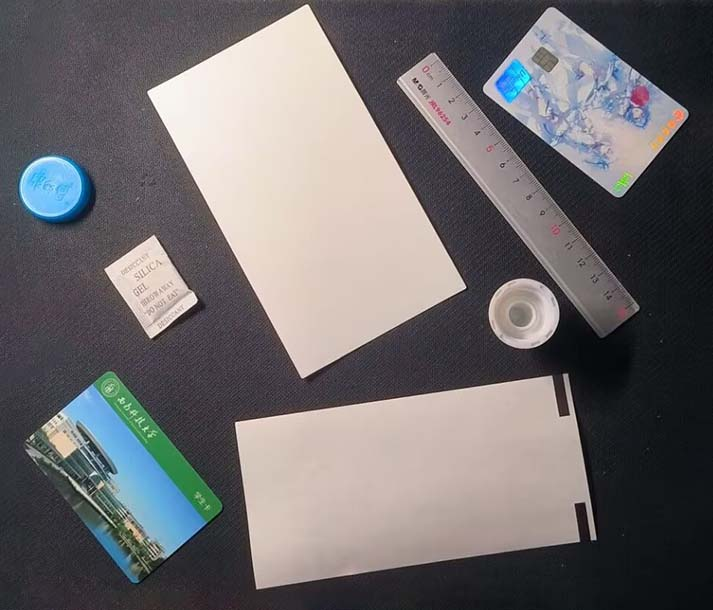
#> input picture Python/23.12.29 OpenCV测量物体间的距离/image3.jpg, 713 x 610 px
$ python main.py   (older library calls are emulated)
#> lines starting #> are read from the running program, lines starting #| are printed output that depends on the picture; after the words box and inside, x2 and y2 are one past the last pixel; in counts of white or black regions, pixels touching at a corner belong together
from scipy.spatial import distance as dist
from imutils import perspective
from imutils import contours
import numpy as np
import argparse
import imutils
import cv2

# 计算中心点函数
def midpoint(ptA, ptB):
    return ((ptA[0] + ptB[0]) * 0.5, (ptA[1] + ptB[1]) * 0.5)

# 读取图片
image = cv2.imread('image3.jpg')
#> image is the input picture: shape (610, 713, 3); mean B, G, R 108.6, 106.8, 110
# 执行灰度变换
gray = cv2.cvtColor(image, cv2.COLOR_BGR2GRAY)
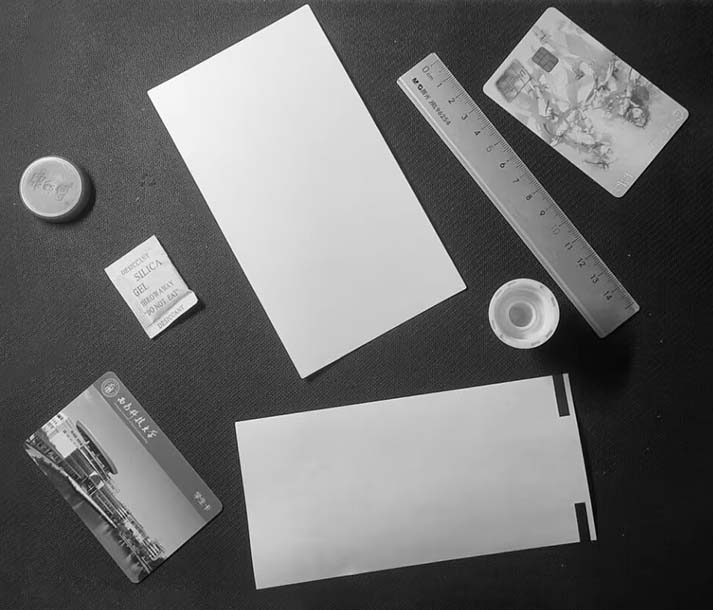
#> gray: shape (610, 713); min 0, max 254, mean 108
# 执行高斯滤波
gray = cv2.GaussianBlur(gray, (7, 7), 0)

# 执行Canny边缘检测
edged = cv2.Canny(gray, 50, 100)
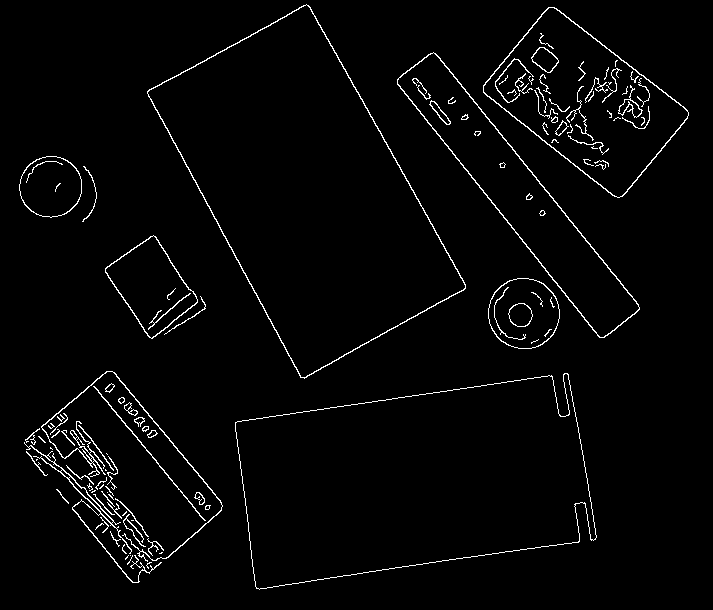
#> edged: shape (610, 713); 2.5% white in thin lines or dots
# 执行腐蚀和膨胀后处理
edged = cv2.dilate(edged, None, iterations=1)
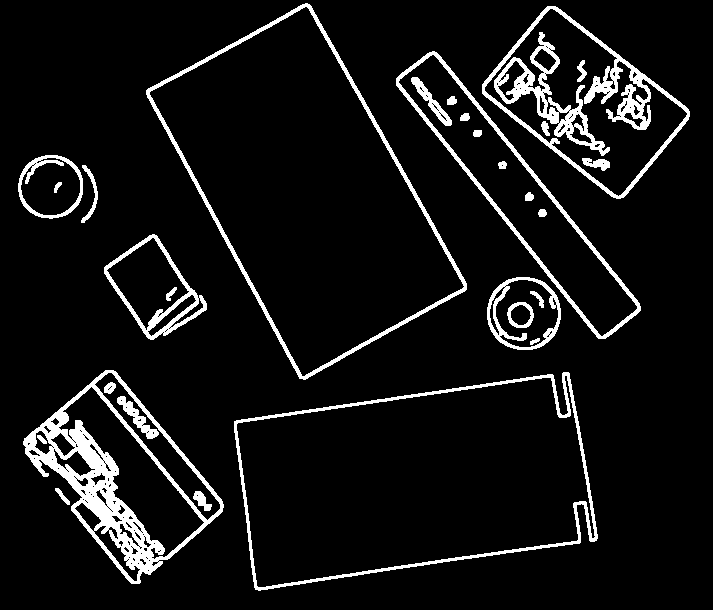
#> edged: shape (610, 713); 7.7% white; 30 white regions, largest, box (x1, y1, x2, y2) and area: (23, 370, 224, 584) 8585, (146, 3, 467, 380) 4139, (482, 6, 690, 199) 4093
edged = cv2.erode(edged, None, iterations=1)
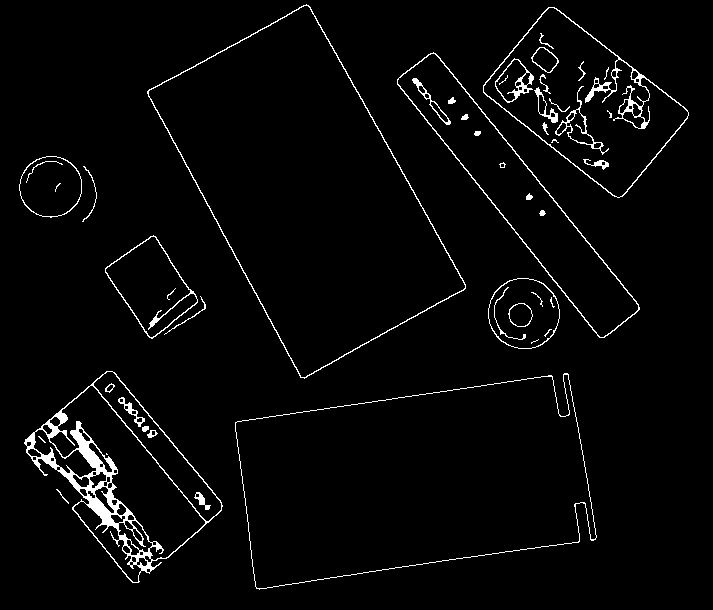
#> edged: shape (610, 713); 3% white in thin lines or dots

# 在边缘映射中寻找轮廓
cnts = cv2.findContours(edged.copy(), cv2.RETR_EXTERNAL, cv2.CHAIN_APPROX_SIMPLE)
#> cnts = 11 contours, 2 with area under 20; largest, box (x1, y1, x2, y2) and area: (147, 4, 466, 379) 60826, (235, 373, 597, 590) 56440, (24, 371, 223, 583) 20642, (483, 7, 689, 198) 19994, (397, 52, 640, 338) 16596
cnts = imutils.grab_contours(cnts)

# 对轮廓点进行排序
(cnts, _) = contours.sort_contours(cnts)
# 设置显示颜色
colors = ((0, 0, 255), (240, 0, 159), (0, 165, 255), (255, 255, 0), (255, 0, 255))
refObj = None

# 循环遍历每一个轮廓点
for c in cnts:
    # 过滤点太小的轮廓点
    if cv2.contourArea(c) < 100:
        continue

    # 计算最小的外接矩形
    box = cv2.minAreaRect(c)
    box = cv2.cv.BoxPoints(box) if imutils.is_cv2() else cv2.boxPoints(box)
    box = np.array(box, dtype="int")

    # 对轮廓点进行排序
    box = perspective.order_points(box)

    # 计算BB的中心点
    cX = np.average(box[:, 0])
    cY = np.average(box[:, 1])

    if refObj is None:
        # 获取4个坐标点并计算中心点坐标
        (tl, tr, br, bl) = box
        (tlblX, tlblY) = midpoint(tl, bl)
        (trbrX, trbrY) = midpoint(tr, br)

        # 计算中心点之间的欧式距离
        D = dist.euclidean((tlblX, tlblY), (trbrX, trbrY))
        # 获取计算结果
        refObj = (box, (cX, cY), D / 30)
        continue

    # 绘制轮廓
    orig = image.copy()
    cv2.drawContours(orig, [box.astype("int")], -1, (0, 255, 0), 2)
    cv2.drawContours(orig, [refObj[0].astype("int")], -1, (0, 255, 0), 2)

    # 进行坐标堆叠
    refCoords = np.vstack([refObj[0], refObj[1]])
    objCoords = np.vstack([box, (cX, cY)])

    # 遍历所有的坐标点
    for ((xA, yA), (xB, yB), color) in zip(refCoords, objCoords, colors):
        # 绘制点并连接为直线
        cv2.circle(orig, (int(xA), int(yA)), 5, color, -1)
        cv2.circle(orig, (int(xB), int(yB)), 5, color, -1)
        cv2.line(orig, (int(xA), int(yA)), (int(xB), int(yB)), color, 2)

        # 计算坐标之间的欧式距离并及进行距离转换
        D = dist.euclidean((xA, yA), (xB, yB)) / refObj[2]
        (mX, mY) = midpoint((xA, yA), (xB, yB))
        cv2.putText(orig, "{:.1f}mm".format(D), (int(mX), int(mY - 10)), cv2.FONT_HERSHEY_SIMPLEX, 0.55, color, 2)

    # 显示结果
    cv2.imshow("Image", orig)
    cv2.waitKey(0)
#> this loop made 11 passes
#> (cX, cY, tl, tr, br, bl, tlblX, tlblY) on pass 1: (50, 186.5, [19, 156], [81, 156], [81, 217], [19, 217], 19, 186.5)
#> (box, cX, cY) on passes 2, 5, 6, 8, 9, 10: ([[110, 367], [227, 508], [133, 585], [16, 444]], 121.5, 476), ([[101, 269], [153, 233], [201, 303], [149, 339]], 151, 286), ([[144, 91], [310, 0], [467, 288], [301, 379]], 305.5, 189.5), ([[230, 421], [572, 371], [596, 539], [255, 589]], 413.2, 480), ([[433, 48], [641, 307], [601, 340], [393, 80]], 517, 193.8), ([[549, 0], [691, 112], [620, 202], [478, 89]], 584.5, 100.8)
#> pass 2, `cv2.imshow("Image", orig)`:
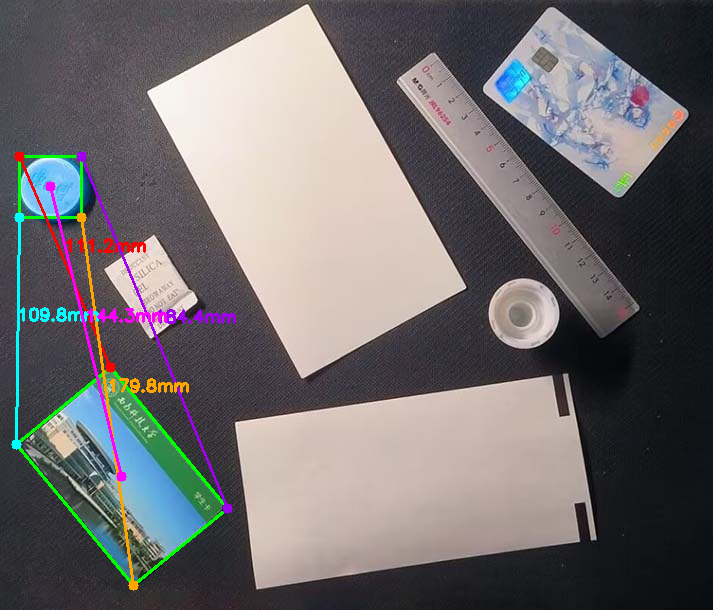
#> window 'Image': shape (610, 713, 3); mean B, G, R 109, 107.7, 111.3
#> after the loop:
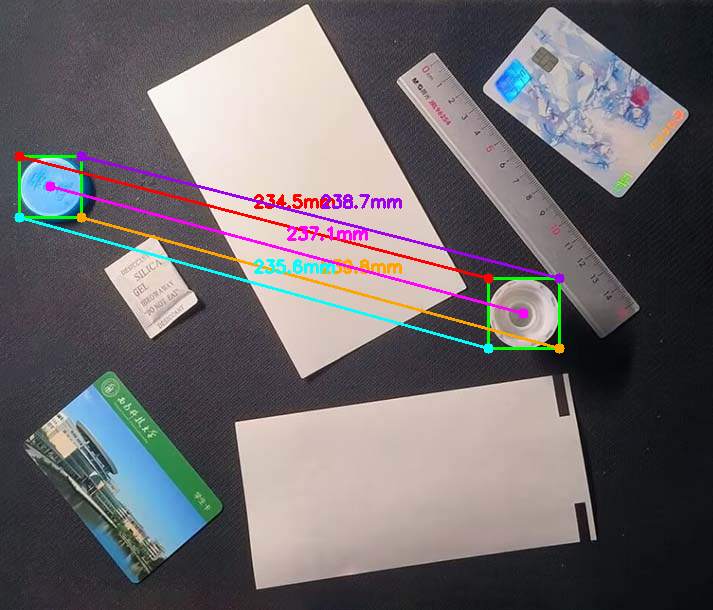
#> orig: shape (610, 713, 3); mean B, G, R 108.4, 105.7, 110.2
#> after the loop, tlblX = 19; tlblY = 186.5; trbrX = 81; trbrY = 186.5

$ run again, with Python/23.12.29 OpenCV测量物体间的距离/image0.jpg copied over Python/23.12.29 OpenCV测量物体间的距离/image3.jpg
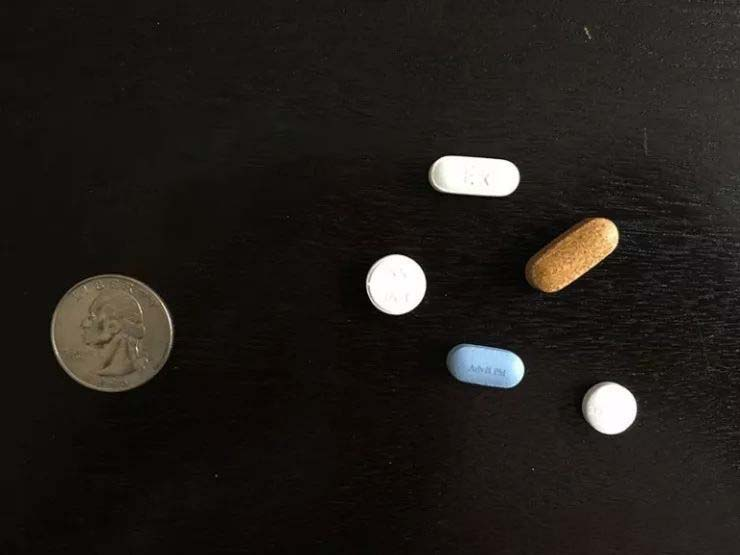
#> input picture Python/23.12.29 OpenCV测量物体间的距离/image0.jpg, 740 x 555 px
#> image is the input picture: shape (555, 740, 3); mean B, G, R 25.5, 29.5, 34
#> `edged = cv2.dilate(edged, None, iterations=1)`:
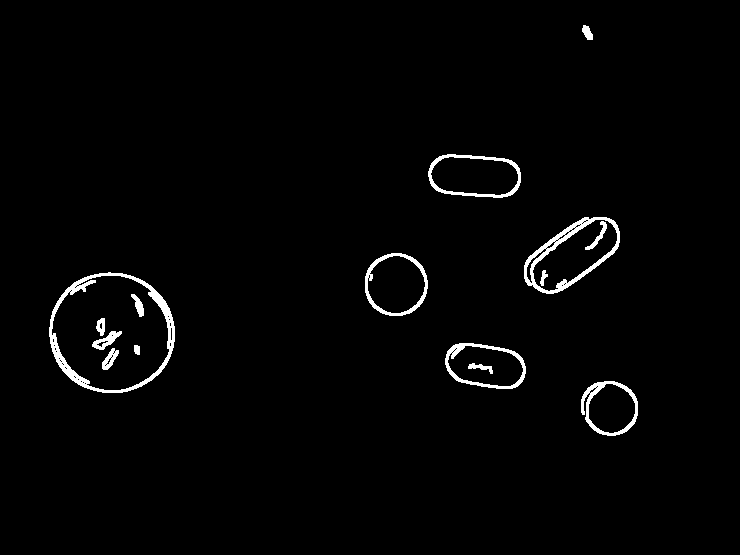
#> edged: shape (555, 740); 1.8% white; 15 white regions, largest, box (x1, y1, x2, y2) and area: (49, 272, 175, 393) 1990, (524, 217, 620, 294) 1406, (445, 343, 526, 389) 770
#> cnts = 8 contours; box (x1, y1, x2, y2) and area: (50, 273, 174, 392) 11372, (531, 218, 619, 293) 3580, (429, 155, 520, 197) 3032, (366, 254, 427, 315) 2845, (446, 344, 525, 388) 2626, (582, 382, 637, 435) 2027, (583, 26, 592, 39) 44, (525, 218, 588, 285) 43
#> the loop `for c in cnts:` made 8 passes
#> (cX, cY, tl, tr, br, bl, tlblX, tlblY) on pass 1: (111.5, 332, [50, 273], [173, 273], [173, 391], [50, 391], 50, 332)
#> after the loop `for c in cnts:`:
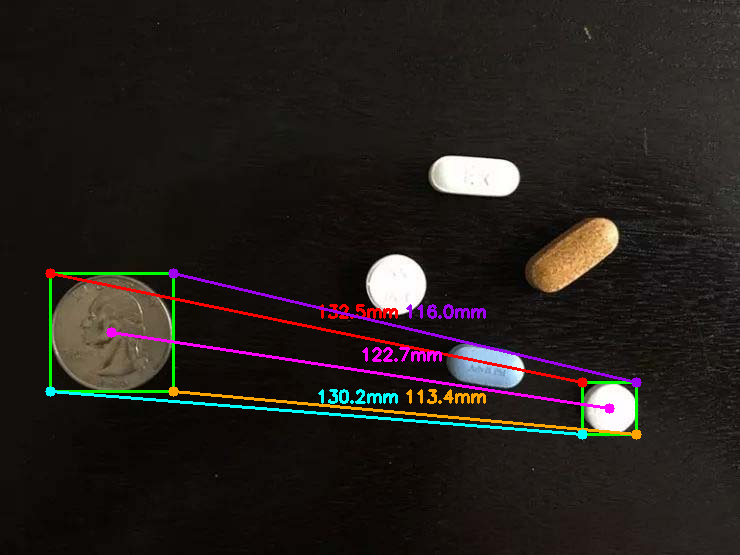
#> orig: shape (555, 740, 3); mean B, G, R 28.6, 31.9, 37.7
#> after the loop `for c in cnts:`: tlblX = 50; tlblY = 332; trbrX = 173; trbrY = 332

$ run again, with Python/23.12.29 OpenCV测量物体间的距离/image1.jpg copied over Python/23.12.29 OpenCV测量物体间的距离/image3.jpg
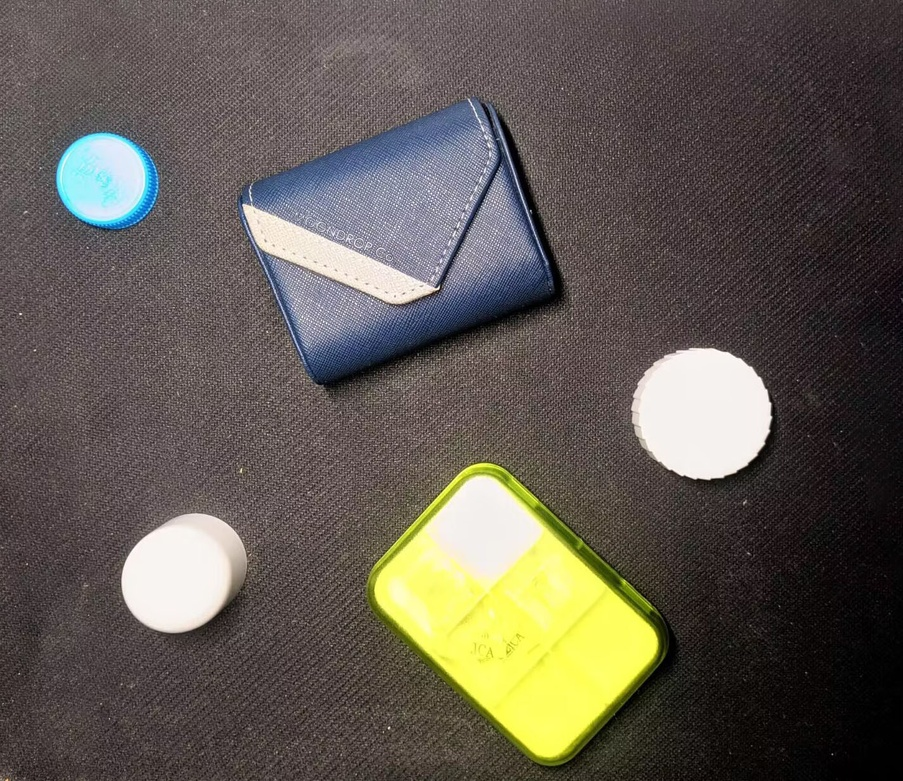
#> input picture Python/23.12.29 OpenCV测量物体间的距离/image1.jpg, 903 x 781 px, shrunk from 1421 x 1229 before the run
#> image is the input picture: shape (781, 903, 3); mean B, G, R 82.1, 90.5, 97
#> `edged = cv2.erode(edged, None, iterations=1)`:
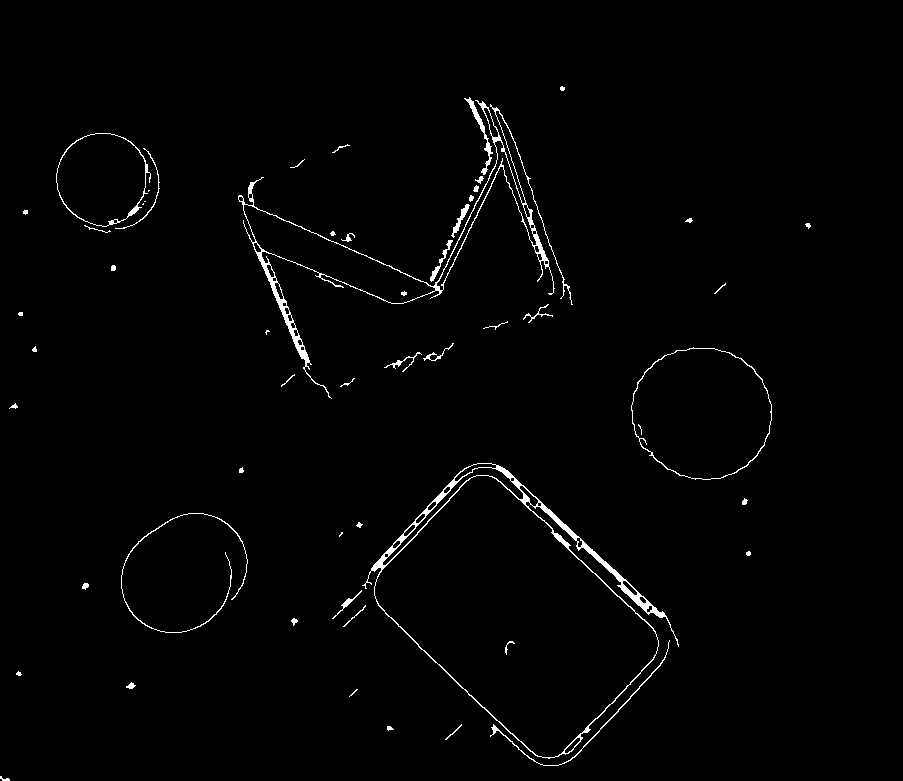
#> edged: shape (781, 903); 1.4% white in thin lines or dots, all inside (x1, y1, x2, y2) = (0, 86, 811, 781)
#> cnts = 52 contours, 33 with area under 20; largest, box (x1, y1, x2, y2) and area: (362, 463, 679, 759) 47904, (631, 347, 772, 480) 14409, (238, 100, 573, 399) 9481, (56, 133, 151, 227) 6572, (464, 97, 493, 175) 236
#> the loop `for c in cnts:` made 52 passes
#> (cX, cY, tl, tr, br, bl, tlblX, tlblY) on pass 7: (102, 178, [40, 157], [123, 116], [164, 199], [81, 240], 60.5, 198.5)
#> after the loop `for c in cnts:`:
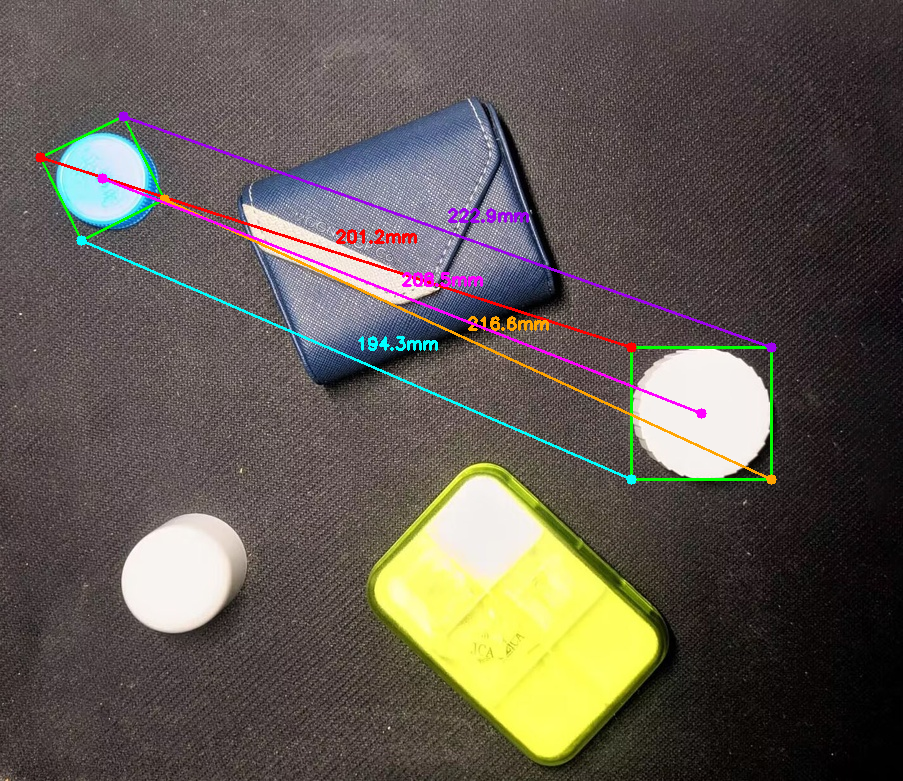
#> orig: shape (781, 903, 3); mean B, G, R 82.3, 90.4, 97.9
#> after the loop `for c in cnts:`: tlblX = 60.5; tlblY = 198.5; trbrX = 143.5; trbrY = 157.5
